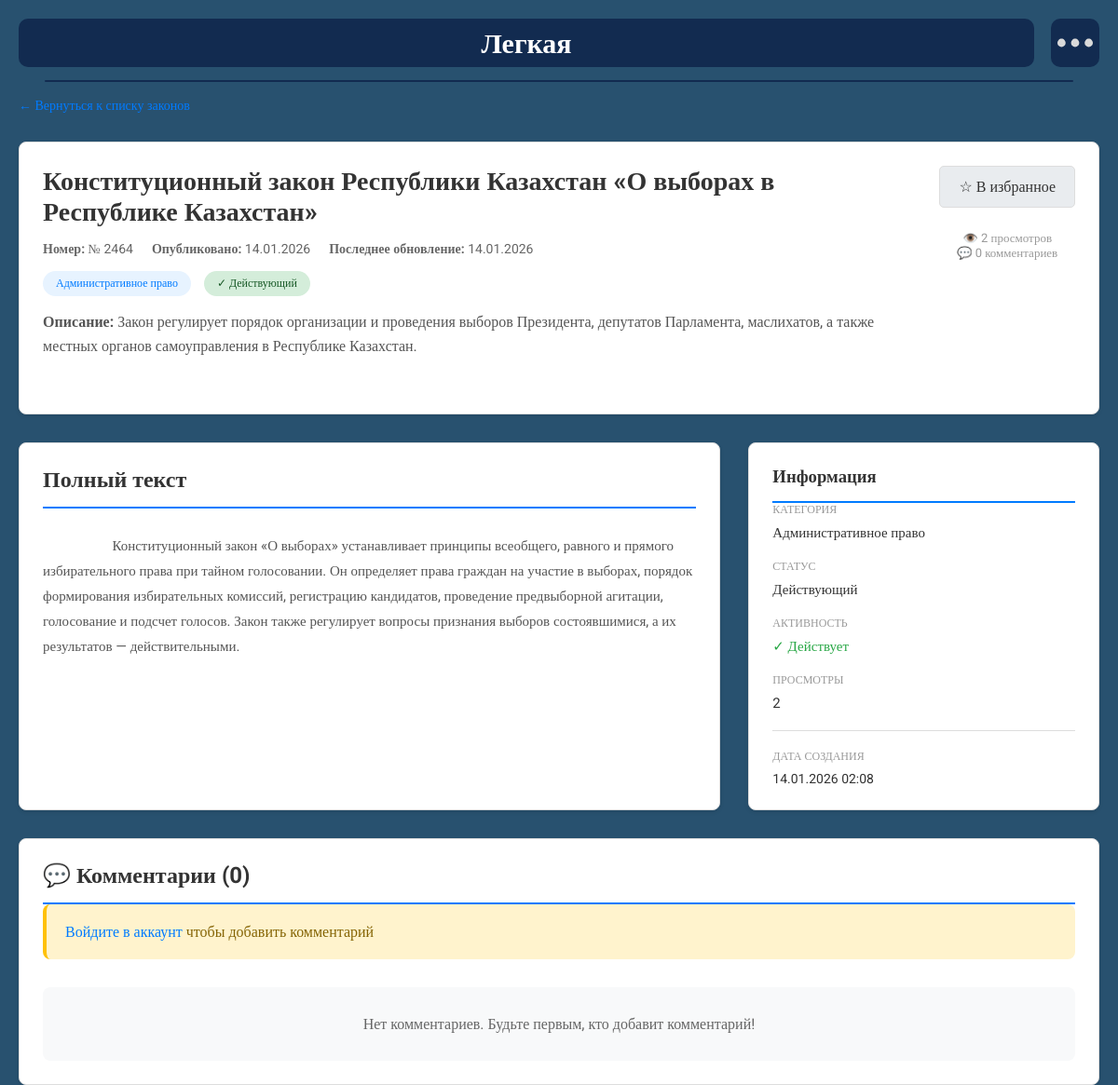
Screenshot of /law/konstitutsionnyij-zakon-respubliki-kazahstan-o-vyiborah-v-respublike-kazahstan/ with the database file from the repository.
### EZakon_app/models.py (models this page shows, shortened)
class Law(models.Model):
    CATEGORY_CHOICES = [
        ("civil", "Гражданское право"),
        ("criminal", "Уголовное право"),
        ("labor", "Трудовое право"),
        ("family", "Семейное право"),
        ("admin", "Административное право"),
        ("tax", "Налоговое право"),
        ("property", "Право собственности"),
        ("constitutional", "Конституционное право"),
        ("international", "Международное право"),
        ("commercial", "Коммерческое право"),
        ("other", "Другое"),
    ]
    STATUS_CHOICES = [
        ("active", "Действующий"),
        ("archived", "Архивированный"),
        ("draft", "Черновик"),
        ("deprecated", "Устаревший"),
    ]
    title = models.CharField("Название закона", max_length=500)
    number = models.CharField("Номер закона", max_length=100, unique=True)
    date_published = models.DateField("Дата опубликования")
    date_updated = models.DateField("Дата обновления", auto_now=True)
    description = models.TextField("Краткое описание")
    full_text = models.TextField("Полный текст")
    category = models.CharField("Категория", choices=CATEGORY_CHOICES, max_length=50)
    status = models.CharField(
        "Статус", choices=STATUS_CHOICES, default="active", max_length=20
    )
    is_active = models.BooleanField("Действующий", default=True)
    slug = models.SlugField(unique=True, editable=False, blank=True)
    views_count = models.IntegerField("Количество просмотров", default=0)
    created_at = models.DateTimeField(verbose_name="Время создания", auto_now_add=True)
    class Meta:
        verbose_name = "Закон"
        verbose_name_plural = "Законы"
        ordering = ["-date_published"]
        indexes = [
            models.Index(fields=["category", "-date_published"]),
            models.Index(fields=["status", "is_active"]),
            models.Index(fields=["slug"]),
        ]
    def save(self, *args, **kwargs):
        if not self.slug:
            self.slug = slugify(self.title)
        super().save(*args, **kwargs)
    def increment_views(self):
        self.views_count += 1
        self.save(update_fields=["views_count"])

### EZakon_app/views.py (the view)
# urls.py: path("law/<slug:slug>/", views.law_detail_page, name="law_detail"),
def law_detail_page(request, slug):
    law = get_object_or_404(Law, slug=slug)
    law.increment_views()
    history = law.history.all()[:5]
    comments = law.law_comments.all()
    is_favorited = False
    if request.user.is_authenticated:
        is_favorited = FavoriteLaw.objects.filter(user=request.user, law=law).exists()
    if request.method == "POST":
        if request.user.is_authenticated:
            form = LawCommentForm(request.POST)
            if form.is_valid():
                comment = form.save(commit=False)
                comment.law = law
                comment.author = request.user
                comment.save()
                return redirect("law_detail", slug=law.slug)
        else:
            return redirect("login_view")
    else:
        form = LawCommentForm()
    context = {
        "law": law,
        "history": history,
        "comments": comments,
        "form": form,
        "is_favorited": is_favorited,
    }
    return render(request, "law_detail.html", context)

### EZakon_app/templates/law_detail.html (shortened to what this page needs)
{% extends 'base.html' %}
{% load static %}
{% block header %}
<header class="header">
    <div class="container">
        <div class="header_box">
            <div class="search is-easy">
                Легкая
            </div>
            <div class="for_menu">
                <img src="{% static './images/Dots.svg' %}" alt="dots" class="dots" onclick="ShowMenu();">
            </div>
        </div>
    </div>
</header>
<div class="for_line">
    <hr class="line">
</div>
{% endblock %}
{% block content %}
<main>
    <div class="container">
        <div style="margin-bottom: 30px;">
            <a href="{% url 'all_laws_page' %}" style="color: #007bff; text-decoration: none; font-size: 14px;">
                ← Вернуться к списку законов
            </a>
        </div>
        <div class="law-header" style="background: white; padding: 25px; border-radius: 8px; margin-bottom: 30px; border: 1px solid #ddd; box-shadow: 0 2px 4px rgba(0,0,0,0.1);">
            <div style="display: flex; justify-content: space-between; align-items: start; margin-bottom: 20px;">
                <div style="flex: 1;">
                    <h1 style="margin: 0 0 15px 0; color: #333; font-size: 28px;">{{ law.title }}</h1>
                    <div style="display: flex; gap: 20px; margin-bottom: 15px; flex-wrap: wrap;">
                        <span style="color: #666; font-size: 14px;">
                            <strong>Номер:</strong> {{ law.number }}
                        </span>
                        <span style="color: #666; font-size: 14px;">
                            <strong>Опубликовано:</strong> {{ law.date_published|date:"d.m.Y" }}
                        </span>
                        <span style="color: #666; font-size: 14px;">
                            <strong>Последнее обновление:</strong> {{ law.date_updated|date:"d.m.Y" }}
                        </span>
                    </div>
                    <div style="margin-bottom: 15px;">
                        <span class="badge" style="display: inline-block; padding: 6px 14px; margin-right: 10px; background: #e7f3ff; color: #007bff; border-radius: 20px; font-size: 12px; font-weight: 500;">
                            {{ law.get_category_display }}
                        </span>
                        {% if law.status == 'active' %}
                            <span class="badge" style="display: inline-block; padding: 6px 14px; margin-right: 10px; background: #d4edda; color: #155724; border-radius: 20px; font-size: 12px; font-weight: 500;">
                                ✓ Действующий
                            </span>
                        {% elif law.status == 'deprecated' %}
                            <span class="badge" style="display: inline-block; padding: 6px 14px; margin-right: 10px; background: #f8d7da; color: #721c24; border-radius: 20px; font-size: 12px; font-weight: 500;">
                                ⚠ Устаревший
                            </span>
                        {% elif law.status == 'archived' %}
                            <span class="badge" style="display: inline-block; padding: 6px 14px; margin-right: 10px; background: #e2e3e5; color: #383d41; border-radius: 20px; font-size: 12px; font-weight: 500;">
                                📦 Архивированный
                            </span>
                        {% elif law.status == 'draft' %}
                            <span class="badge" style="display: inline-block; padding: 6px 14px; margin-right: 10px; background: #fff3cd; color: #856404; border-radius: 20px; font-size: 12px; font-weight: 500;">
                                ✏️ Черновик
                            </span>
                        {% endif %}
                    </div>
                    <p style="color: #555; font-size: 16px; line-height: 1.6; margin: 15px 0;">
                        <strong>Описание:</strong> {{ law.description }}
                    </p>
                </div>
                <div style="margin-left: 30px; text-align: center;">
                    {% if user.is_authenticated %}
                        {% if is_favorited %}
                            <a href="{% url 'remove_favorite_law' law.slug %}" class="btn" style="display: inline-block; padding: 12px 20px; background: #ffc107; color: #333; text-decoration: none; border-radius: 5px; border: none; cursor: pointer; font-weight: 500; margin-bottom: 10px;">
                                ⭐ В избранном
                            </a>
                        {% else %}
                            <a href="{% url 'add_favorite_law' law.slug %}" class="btn" style="display: inline-block; padding: 12px 20px; background: #e9ecef; color: #333; text-decoration: none; border-radius: 5px; border: 1px solid #ddd; cursor: pointer; font-weight: 500; margin-bottom: 10px;">
                                ☆ Добавить в избранное
                            </a>
                        {% endif %}
                    {% else %}
                        <a href="{% url 'login_view' %}" class="btn" style="display: inline-block; padding: 12px 20px; background: #e9ecef; color: #333; text-decoration: none; border-radius: 5px; border: 1px solid #ddd; cursor: pointer; font-weight: 500; margin-bottom: 10px;">
                            ☆ В избранное
                        </a>
                    {% endif %}
                    <div style="font-size: 13px; color: #999; margin-top: 15px;">
                        <div>👁️ {{ law.views_count }} просмотров</div>
                        <div>💬 {{ law.law_comments.count }} комментариев</div>
                    </div>
                </div>
            </div>
        </div>
        <div style="display: grid; grid-template-columns: 2fr 1fr; gap: 30px; margin-bottom: 30px;">
            <div class="law-full-text" style="background: white; padding: 25px; border-radius: 8px; border: 1px solid #ddd; box-shadow: 0 2px 4px rgba(0,0,0,0.1);">
                <h2 style="margin-top: 0; color: #333; border-bottom: 2px solid #007bff; padding-bottom: 15px;">Полный текст</h2>
                <div style="color: #555; line-height: 1.8; font-size: 15px; white-space: pre-wrap; word-wrap: break-word;">
                    {{ law.full_text }}
                </div>
            </div>
            <aside style="background: white; padding: 25px; border-radius: 8px; border: 1px solid #ddd; box-shadow: 0 2px 4px rgba(0,0,0,0.1); height: fit-content;">
                <h3 style="margin-top: 0; color: #333; border-bottom: 2px solid #007bff; padding-bottom: 15px;">Информация</h3>
                <div style="margin-bottom: 20px;">
                    <p style="margin: 0 0 8px 0; font-size: 12px; color: #999; text-transform: uppercase; font-weight: 500;">Категория</p>
                    <p style="margin: 0; color: #333; font-size: 15px;">{{ law.get_category_display }}</p>
                </div>
                <div style="margin-bottom: 20px;">
                    <p style="margin: 0 0 8px 0; font-size: 12px; color: #999; text-transform: uppercase; font-weight: 500;">Статус</p>
                    <p style="margin: 0; color: #333; font-size: 15px;">{{ law.get_status_display }}</p>
                </div>
                <div style="margin-bottom: 20px;">
                    <p style="margin: 0 0 8px 0; font-size: 12px; color: #999; text-transform: uppercase; font-weight: 500;">Активность</p>
                    <p style="margin: 0; color: #333; font-size: 15px;">
                        {% if law.is_active %}
                            <span style="color: #28a745;">✓ Действует</span>
                        {% else %}
                            <span style="color: #dc3545;">✗ Не действует</span>
                        {% endif %}
                    </p>
                </div>
                <div style="margin-bottom: 20px;">
                    <p style="margin: 0 0 8px 0; font-size: 12px; color: #999; text-transform: uppercase; font-weight: 500;">Просмотры</p>
                    <p style="margin: 0; color: #333; font-size: 15px;">{{ law.views_count }}</p>
                </div>
                <div style="padding-top: 20px; border-top: 1px solid #ddd;">
                    <p style="margin: 0 0 8px 0; font-size: 12px; color: #999; text-transform: uppercase; font-weight: 500;">Дата создания</p>
                    <p style="margin: 0; color: #333; font-size: 14px;">{{ law.created_at|date:"d.m.Y H:i" }}</p>
                </div>
            </aside>
        </div>
        <div class="law-comments" style="background: white; padding: 25px; border-radius: 8px; border: 1px solid #ddd; box-shadow: 0 2px 4px rgba(0,0,0,0.1);">
            <h2 style="margin-top: 0; color: #333; border-bottom: 2px solid #007bff; padding-bottom: 15px;">💬 Комментарии ({{ law.law_comments.count }})</h2>
            {% if user.is_authenticated %}
            <div style="margin-bottom: 30px; padding: 20px; background: #f8f9fa; border-radius: 8px;">
                <h3 style="margin-top: 0; color: #333; font-size: 16px; margin-bottom: 15px;">Добавить комментарий</h3>
                <form method="post" style="display: flex; flex-direction: column; gap: 15px;">
                    {% csrf_token %}
                    {{ form.text }}
                    <button type="submit" class="btn" style="padding: 12px 25px; background: #007bff; color: white; border: none; border-radius: 5px; cursor: pointer; font-weight: 500; align-self: flex-start;">
                        Опубликовать комментарий
                    </button>
                </form>
            </div>
            {% else %}
            <div style="margin-bottom: 30px; padding: 20px; background: #fff3cd; border-left: 4px solid #ffc107; border-radius: 8px;">
                <p style="margin: 0; color: #856404;">
                    <a href="{% url 'login_view' %}" style="color: #007bff; text-decoration: none;">Войдите в аккаунт</a>
                    чтобы добавить комментарий
                </p>
            </div>
            {% endif %}
            {% if comments %}
                <div style="display: flex; flex-direction: column; gap: 15px;">
                    {% for comment in comments %}
                        <div style="padding: 15px; background: #f8f9fa; border-radius: 8px; border-left: 4px solid #007bff;">
                            <div style="display: flex; justify-content: space-between; align-items: start; margin-bottom: 10px;">
                                <p style="margin: 0; color: #333; font-weight: 500;">
                                    {{ comment.author.username }}
                                </p>
                                <span style="font-size: 12px; color: #999;">
                                    {{ comment.created_at|date:"d.m.Y H:i" }}
                                </span>
                            </div>
                            <p style="margin: 10px 0 0 0; color: #555; line-height: 1.6;">
                                {{ comment.text }}
                            </p>
                        </div>
                    {% endfor %}
                </div>
            {% else %}
                <div style="text-align: center; padding: 30px; background: #f8f9fa; border-radius: 8px;">
                    <p style="color: #666;">Нет комментариев. Будьте первым, кто добавит комментарий!</p>
                </div>
            {% endif %}
        </div>
    </div>
</main>
{% endblock %}

### EZakon_app/static/CSS/style.css (style rules this page uses)
* { padding: 0; margin: 0; box-sizing: border-box; font-family: "Roboto", serif; }
:root { --blue: #122b50; --lightgray: #D9D9D9; --yelllow: #F6EA5D; --black: #1E1E1E; --gray: #A7A7A7; --white: #ffffff; --lightblue: #28516F; --heavygray: #A7A7A7; --card-padding: 20px; --card-border-radius: 12px; --card-shadow: 0 4px 8px rgba(0, 0, 0, 0.2); --card-hover-transform: translateY(-5px); --card-hover-shadow: 0 8px 16px rgba(0, 0, 0, 0.3); --toc-background: var(--blue); --toc-text-color: var(--white); --toc-link-color: var(--yelllow); }
a { text-decoration: none; }
body { background-color: var(--lightblue); }
.container { padding: 0 20px; }
.dots { background-color: var(--blue); border-radius: 10px; height:52px; width: 52px; padding:7px; margin-left: 18px; cursor: pointer; }
.for_menu { position: relative; }
.header_box { padding-top: 20px; display: flex; flex-direction: row; }
.search { height: 52px; display: flex; align-items: center; padding: 5px; background-color: var(--blue); border-radius: 10px; width: 100%; }
.for_line { display: flex; justify-content: center; }
.line { background-color: var(--blue); height: 2px; width: 90vw; border: none; border-radius: 30px; margin-bottom: 20px; margin-top: 10px; }
.line { background-color: var(--blue); height: 2px; width: 92vw; border: none; border-radius: 30px; margin-bottom: 15px; }
.is-easy { color: var(--white); font-size: 30px; font-weight: 700; text-align: center; justify-content: center; }

### rows the page displays
Law: title "Конституционный закон Республики Казахстан «О выборах в Республике Казахстан»", number "№ 2464", date_published "14.01.2026", date_updated "14.01.2026", category "Административное право", description "Закон регулирует порядок организации и проведения выборов Президента, депутатов Парламента, маслихатов, а также местных органов самоуправления в Республике Казахстан.", views_count "2", law_comments.count "0", full_text "Конституционный закон «О выборах» устанавливает принципы всеобщего, равного и прямого избирательного права при тайном голосовании. Он определяет права граждан на участие в выборах, порядок формирования избирательных комиссий, регистрацию кандидатов, проведение предвыборной агитации, голосование и подсчет голосов. Закон также регулирует вопросы признания выборов состоявшимися, а их результатов — действительными.", status "Действующий", created_at "14.01.2026 02:08"
